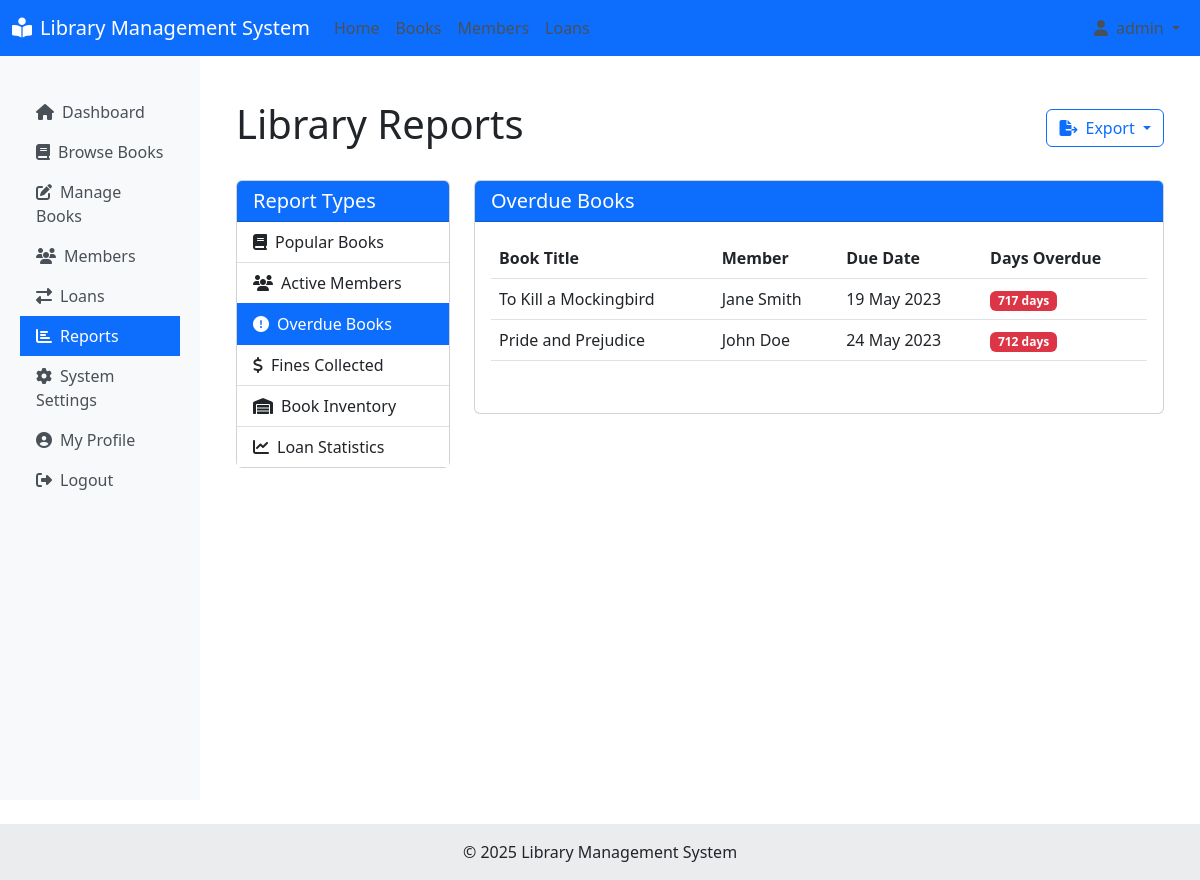
Page /reports.php?type=overdue_books (signed in) on the committed database.
### tables this page shows
CREATE TABLE loan_history (
    id INT AUTO_INCREMENT PRIMARY KEY,
    book_id INT NOT NULL,
    member_id INT NOT NULL,
    checkout_date DATE NOT NULL,
    due_date DATE NOT NULL,
    return_date DATE,
    status ENUM('checked_out', 'returned', 'overdue') DEFAULT 'checked_out',
    fine DECIMAL(10, 2) DEFAULT 0.00,
    created_at TIMESTAMP DEFAULT CURRENT_TIMESTAMP,
    FOREIGN KEY (book_id) REFERENCES books(id) ON DELETE CASCADE,
    FOREIGN KEY (member_id) REFERENCES members(id) ON DELETE CASCADE
);

CREATE TABLE books (
    id INT AUTO_INCREMENT PRIMARY KEY,
    isbn VARCHAR(20) NOT NULL UNIQUE,
    title VARCHAR(255) NOT NULL,
    author VARCHAR(100) NOT NULL,
    category VARCHAR(50),
    publication_year INT,
    publisher VARCHAR(100),
    total_copies INT NOT NULL DEFAULT 1,
    available_copies INT NOT NULL DEFAULT 1,
    created_at TIMESTAMP DEFAULT CURRENT_TIMESTAMP
);

CREATE TABLE members (
    id INT AUTO_INCREMENT PRIMARY KEY,
    first_name VARCHAR(50) NOT NULL,
    last_name VARCHAR(50) NOT NULL,
    email VARCHAR(100) NOT NULL UNIQUE,
    phone VARCHAR(20),
    address TEXT,
    membership_date DATE NOT NULL,
    membership_status ENUM('active', 'expired', 'suspended') DEFAULT 'active',
    user_id INT,
    created_at TIMESTAMP DEFAULT CURRENT_TIMESTAMP,
    FOREIGN KEY (user_id) REFERENCES users(id) ON DELETE SET NULL
);

### reports.php (the view, shortened to what this page needs)
<?php
include_once 'includes/header.php';
$database = new Database();
$db = $database->getConnection();
$report_type = isset($_GET['type']) ? $_GET['type'] : 'popular_books';
$report_data = [];
$report_title = '';
switch ($report_type) {
    case 'overdue_books':
        $report_title = 'Overdue Books';
        $query = "SELECT l.id, b.title, b.author, m.first_name, m.last_name, m.email,
                 l.checkout_date, l.due_date,
                 DATEDIFF(CURRENT_DATE, l.due_date) as days_overdue
                 FROM loan_history l
                 JOIN books b ON l.book_id = b.id
                 JOIN members m ON l.member_id = m.id
                 WHERE l.status IN ('checked_out', 'overdue')
                 AND l.due_date < CURRENT_DATE
                 ORDER BY days_overdue DESC";
        $stmt = $db->prepare($query);
        $stmt->execute();
        $report_data = $stmt->fetchAll(PDO::FETCH_ASSOC);
        break;
}
?>
<div class="container mt-4">
    <div class="d-flex justify-content-between align-items-center mb-4">
        <h1>Library Reports</h1>
        <div class="btn-group">
            <button type="button" class="btn btn-outline-primary dropdown-toggle" data-bs-toggle="dropdown" aria-expanded="false">
                <i class="fas fa-file-export me-2"></i>Export
            </button>
        </div>
    </div>
    <div class="row">
        <div class="col-md-3">
            <div class="card mb-4">
                <div class="card-header bg-primary text-white">
                    <h5 class="mb-0">Report Types</h5>
                </div>
                <div class="card-body p-0">
                    <div class="list-group list-group-flush">
                        <a href="reports.php?type=popular_books" class="list-group-item list-group-item-action <?php if($report_type == 'popular_books') echo 'active'; ?>">
                            <i class="fas fa-book me-2"></i>Popular Books
                        </a>
                        <a href="reports.php?type=active_members" class="list-group-item list-group-item-action <?php if($report_type == 'active_members') echo 'active'; ?>">
                            <i class="fas fa-users me-2"></i>Active Members
                        </a>
                        <a href="reports.php?type=overdue_books" class="list-group-item list-group-item-action <?php if($report_type == 'overdue_books') echo 'active'; ?>">
                            <i class="fas fa-exclamation-circle me-2"></i>Overdue Books
                        </a>
                        <a href="reports.php?type=fines_collected" class="list-group-item list-group-item-action <?php if($report_type == 'fines_collected') echo 'active'; ?>">
                            <i class="fas fa-dollar-sign me-2"></i>Fines Collected
                        </a>
                        <a href="reports.php?type=inventory" class="list-group-item list-group-item-action <?php if($report_type == 'inventory') echo 'active'; ?>">
                            <i class="fas fa-warehouse me-2"></i>Book Inventory
                        </a>
                        <a href="reports.php?type=loan_stats" class="list-group-item list-group-item-action <?php if($report_type == 'loan_stats') echo 'active'; ?>">
                            <i class="fas fa-chart-line me-2"></i>Loan Statistics
                        </a>
                    </div>
                </div>
            </div>
        </div>
        <div class="col-md-9">
            <div class="card">
                <div class="card-header bg-primary text-white">
                    <h5 class="mb-0"><?php echo $report_title; ?></h5>
                </div>
                <div class="card-body">
                    <?php if (count($report_data) > 0): ?>
                        <?php if($report_type == 'popular_books'): ?>
                            <div class="table-responsive">
                                <table class="table table-hover">
                                    <thead>
                                        <tr>
                                            <th>Rank</th>
                                            <th>Title</th>
                                            <th>Author</th>
                                            <th>Loans</th>
                                        </tr>
                                    </thead>
                                    <tbody>
                                        <?php foreach($report_data as $index => $book): ?>
                                        <tr>
                                            <td><?php echo $index + 1; ?></td>
                                            <td><a href="book_detail.php?id=<?php echo $book['id']; ?>"><?php echo htmlspecialchars($book['title']); ?></a></td>
                                            <td><?php echo htmlspecialchars($book['author']); ?></td>
                                            <td><span class="badge bg-primary"><?php echo $book['loan_count']; ?></span></td>
                                        </tr>
                                        <?php endforeach; ?>
                                    </tbody>
                                </table>
                            </div>
                        <?php elseif($report_type == 'overdue_books'): ?>
                            <div class="table-responsive">
                                <table class="table table-hover">
                                    <thead>
                                        <tr>
                                            <th>Book Title</th>
                                            <th>Member</th>
                                            <th>Due Date</th>
                                            <th>Days Overdue</th>
                                        </tr>
                                    </thead>
                                    <tbody>
                                        <?php foreach($report_data as $overdue): ?>
                                        <tr>
                                            <td><?php echo htmlspecialchars($overdue['title']); ?></td>
                                            <td><?php echo htmlspecialchars($overdue['first_name'] . ' ' . $overdue['last_name']); ?></td>
                                            <td><?php echo date('d M Y', strtotime($overdue['due_date'])); ?></td>
                                            <td><span class="badge bg-danger"><?php echo $overdue['days_overdue']; ?> days</span></td>
                                        </tr>
                                        <?php endforeach; ?>
                                    </tbody>
                                </table>
                            </div>
                        <?php endif; ?>
                    <?php endif; ?>
                </div>
            </div>
        </div>
    </div>
</div>
<?php
include_once 'includes/footer.php';
?>

### includes/header.php (style rules this page uses)
.card { margin-bottom: 20px; }
.table-responsive { margin-bottom: 20px; }

### rows in the picture
loan_history: book.title "To Kill a Mockingbird", member.last_name "Jane Smith", due_date "19 May 2023", days_overdue "717"
loan_history: book.title "Pride and Prejudice", member.last_name "John Doe", due_date "24 May 2023", days_overdue "712"

### other values in the picture
$report_title "Overdue Books"
